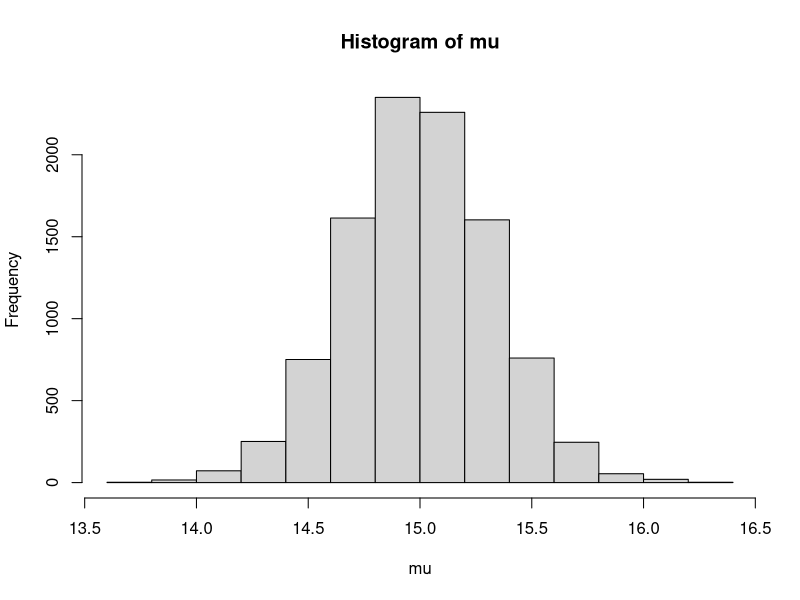
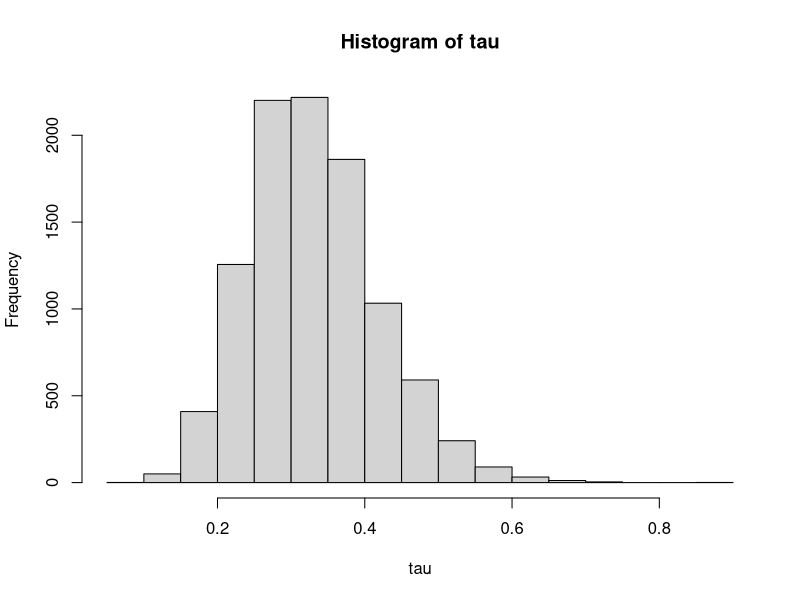

Reproduce these figures in R, in order.
# summary statistics of sample
n    <- 30
ybar <- 15
s2   <- 3

# sample from the joint posterior (mu, tau | data)
mu      <- rep(NA, 11000)
tau <- rep(NA, 11000)
T       <- 1000    # burnin
tau[1] <-  1
## tau[1]  <- 1  # initialisation
for(i in 2:11000) {   
    mu[i]  <- rnorm(n = 1, mean = ybar, sd = sqrt(1 / (n * tau[i - 1])))
##    sigmasq[i] <- sigmasq[i-1] * rchisq(n = 1, n-1) / (n - 1)
    tau[i] <- rgamma(n = 1, shape = n / 2, scale = 2 / ((n - 1) * s2 + n * (mu[i] - ybar)^2))
}
mu  <- mu[-(1:T)]   # remove burnin
tau <- tau[-(1:T)] # remove burnin

hist(mu)
hist(tau)


## NAME:  gibbsSampler.R
##
## USAGE: within R, at interactive prompt
##        source("gibbsSampler .R")
## REQUIRED ARGUMENTS: none
## OPTIONS: none
## DESCRIPTION: Suppose Y∼N(mean=\mu,Var=1/\tau)
## Based on a sample, obtain the posterior distributions of \mu
## and \tau using the Gibbs sampler.
## DIAGNOSTICS: None
## CONFIGURATION AND ENVIRONMENT: Base R
## DEPENDENCIES: Base R
## INCOMPATIBILITIES: none known
## PROVENANCE: lightly adapted from https://stats.stackexchange.com/questions/266665/gibbs-sampler-examples-in-r
## BUGS AND LIMITATIONS: Just a very minimal example
## FEATURES AND POTENTIAL IMPROVEMENTS:
## AUTHOR:  adapted by Steve Dunbar
## VERSION: Version 1.0 as of Thu 26 Mar 2020 07:45:57 AM CDT

## KEYWORDS:

